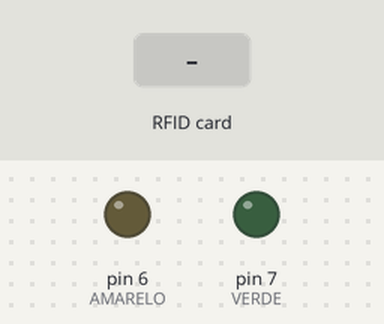
A sketch run on a simulated Arduino Uno, built with avr-gcc and run on an emulated ATmega328P. Parts: output pins drawn as LEDs (lit = HIGH). The inputs (shaded band) are chosen by the test bench. Pins used as bus, display or sensor lines are not drawn; what the sketch prints to the serial monitor is not drawn.

Above: at 1.2 s.
1.3 s: RFID card 50 DE CA A3 held to the reader
At 2.5 s:
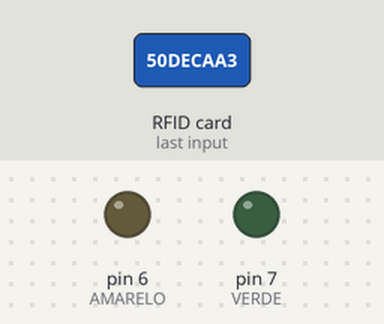
2.8 s: RFID card 80 81 B8 79 held to the reader
At 3.7 s:
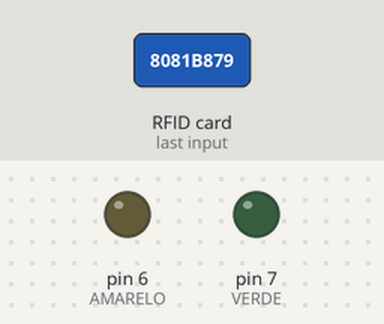
Timing chart, 0 to 5.8 s (numbered marks = the images above; inputs shaded):
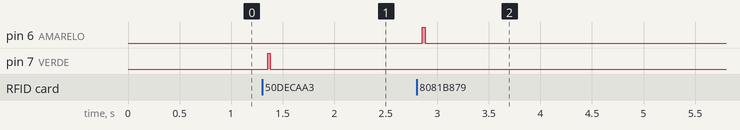

Measured:
- after the input at 1.3 s, pin 7 (VERDE): LOW → HIGH after 0.05 s, → LOW 0.03 s later
- after the input at 2.8 s, pin 6 (AMARELO): LOW → HIGH after 0.05 s, → LOW 0.03 s later

The sketch:

Cartao_Reconhece.ino
```cpp
/**
 * Este código reconhece o ID do chaveiro e do cartão
 */

#include <SPI.h>
#include <MFRC522.h>

// Pinos do Sensor de Cartão
#define SS_PIN 10
#define RST_PIN 9
#define AMARELO 6 // Pino do LED Amarelo
#define VERDE 7 // Pino do LED Verde

MFRC522 mfrc522(SS_PIN, RST_PIN);

void setup() {
  pinMode(VERDE, OUTPUT); // Verde
  pinMode(AMARELO, OUTPUT); // Amarelo

  Serial.begin(9600);   // Inicia comunicação Serial em 9600 baud rate
  SPI.begin();          // Inicia comunicação SPI bus
  mfrc522.PCD_Init();   // Inicia MFRC522

  Serial.println("Aproxime o seu cartao do leitor...");
  Serial.println();
}

String cartao_anterior = "";

void loop() {
  int temCartao = mfrc522.PICC_IsNewCardPresent();
  int leuCartao = mfrc522.PICC_ReadCardSerial();

  if (!temCartao || !leuCartao) {
    // Se nenhum cartão for detectado
    cartao_anterior = "";
    Serial.println("Nenhum cartao");
    digitalWrite(7, LOW);
    digitalWrite(6, LOW);
  } else {
    // Tem cartão
    Serial.print("UID da tag :");
    String cartao = "";

    // Pega o ID do Cartão
    byte letra;
    for (byte i = 0; i < mfrc522.uid.size; i++) {
      Serial.print(mfrc522.uid.uidByte[i] < 0x10 ? " 0" : " ");
      Serial.print(mfrc522.uid.uidByte[i], HEX);
      cartao.concat(String(mfrc522.uid.uidByte[i] < 0x10 ? " 0" : " "));
      cartao.concat(String(mfrc522.uid.uidByte[i], HEX));
    }
    cartao.toUpperCase();
    Serial.println("UID do cartão: " + cartao + "\n");

    mfrc522.PICC_IsNewCardPresent();
    mfrc522.PICC_ReadCardSerial();

    // Não executa se o cartão perto do sensor continua o mesmo
    if (cartao != cartao_anterior) {
      if (cartao.substring(1) == "50 DE CA A3") {
        Serial.println("Chaveiro 1 identificado!\n");
        digitalWrite(VERDE, HIGH);
      }

      if (cartao.substring(1) == "80 81 B8 79") {
        Serial.println("Cartao 2 identificado\n");
        digitalWrite(AMARELO, HIGH);
      }

      cartao_anterior = cartao;
    }
  }
}
```
